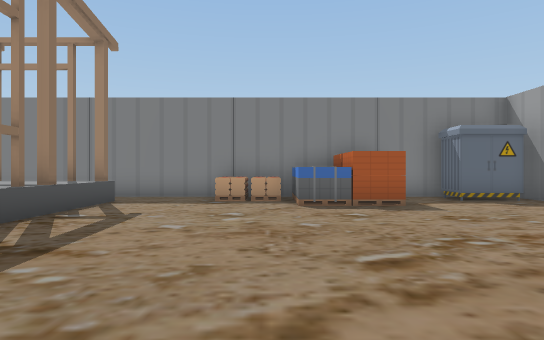
View 1 (above)

24 first-person views from a walk through a 3-D level made in the Unity game engine. The camera is 1.5 m above the floor, looks level and sees 75° across. The floor is counted in squares, 2 m on a side. Each view is taken from the middle of a square. On the plan, view 1 faces up. The plan holds only what a view shows up to about 11 squares ahead; the rest is blank. The place goes on beyond the plan.

View 2
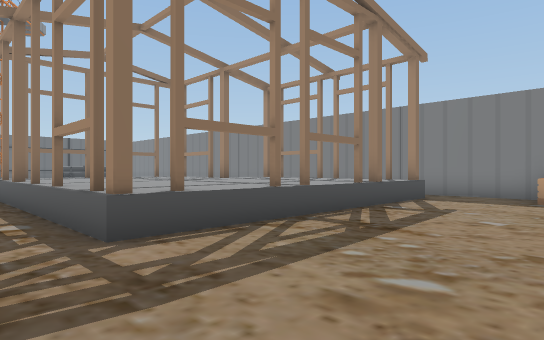

View 3
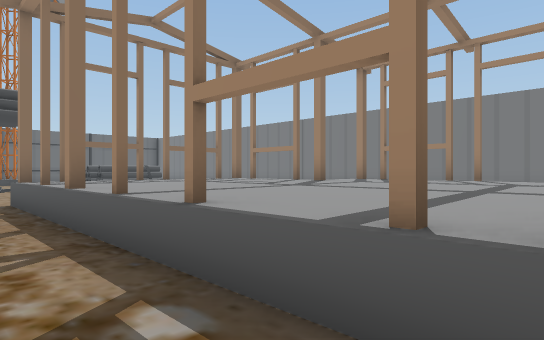

View 4
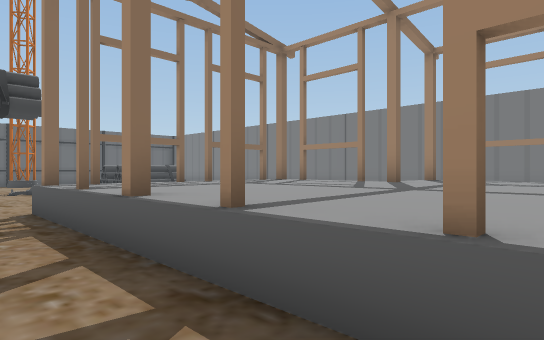

View 5
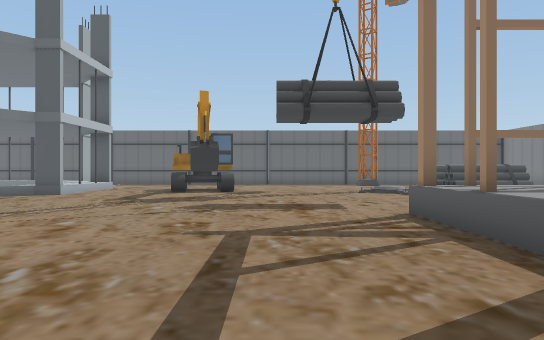

View 6
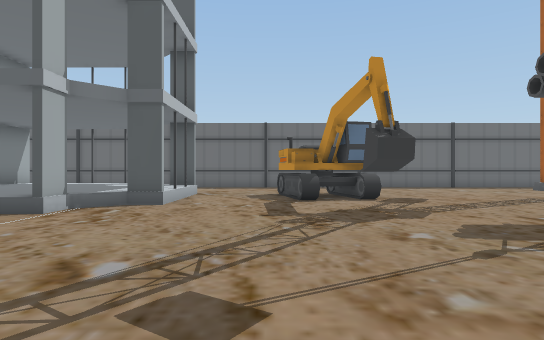

View 7
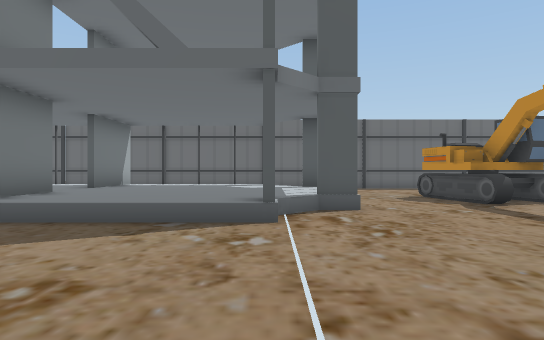

View 8
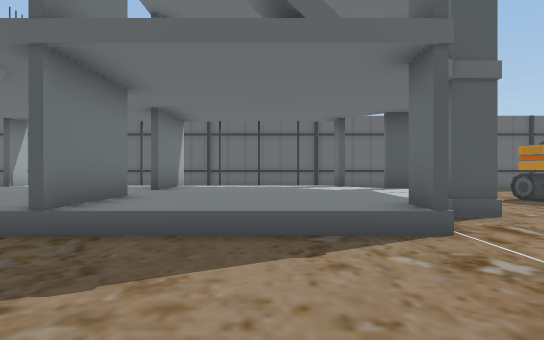

View 9
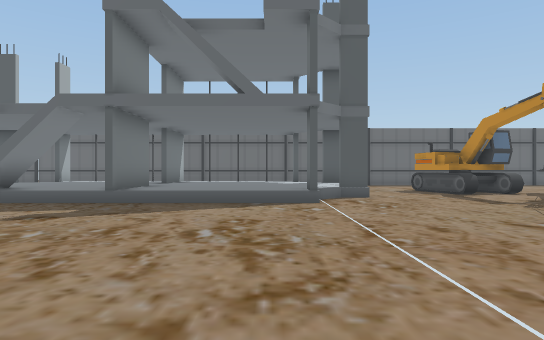

View 10
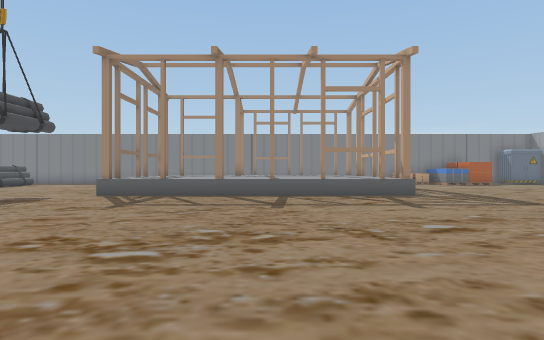

View 11
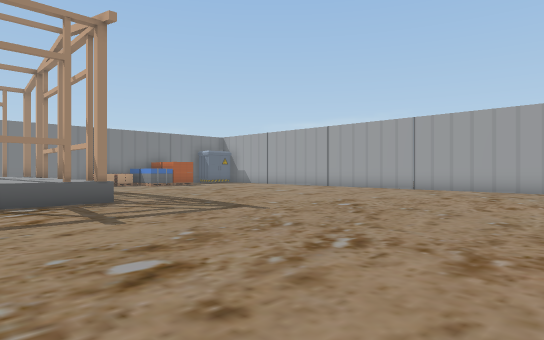

View 12
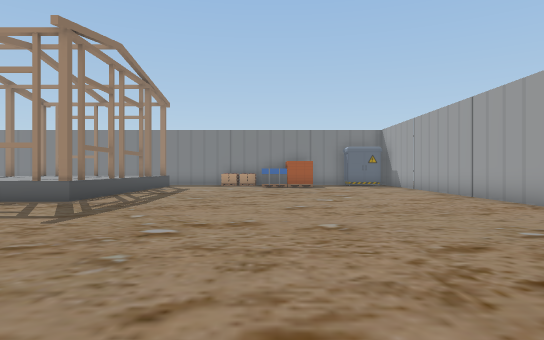

View 13
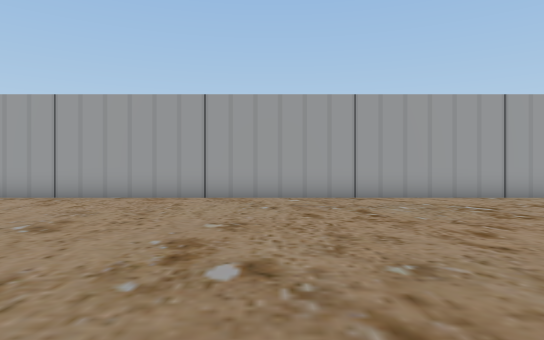

View 14
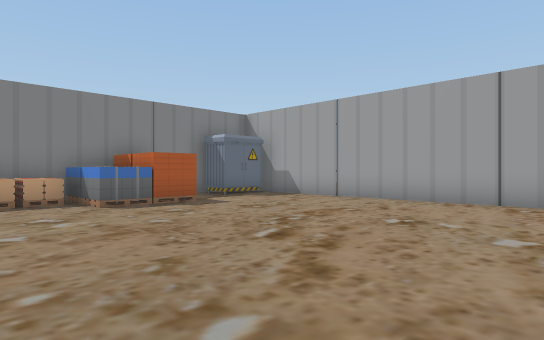

View 15
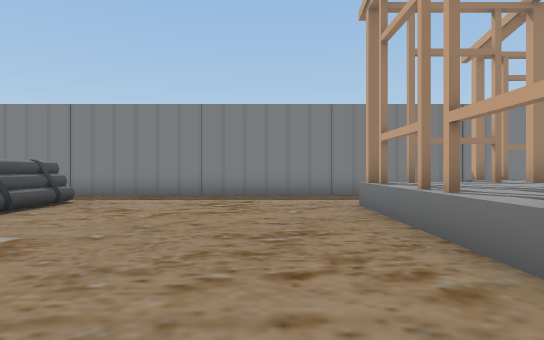

View 16
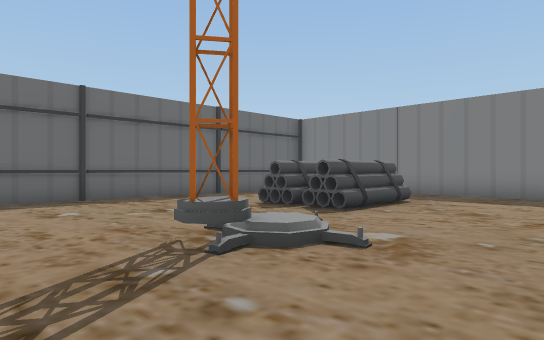

View 17
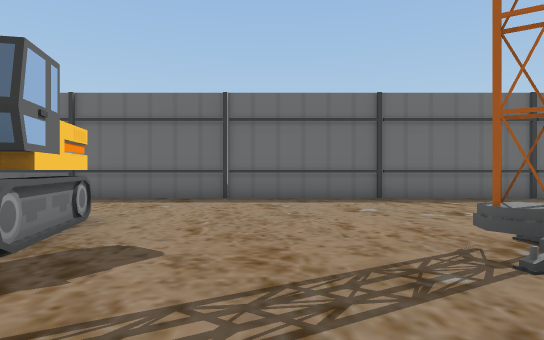

View 18
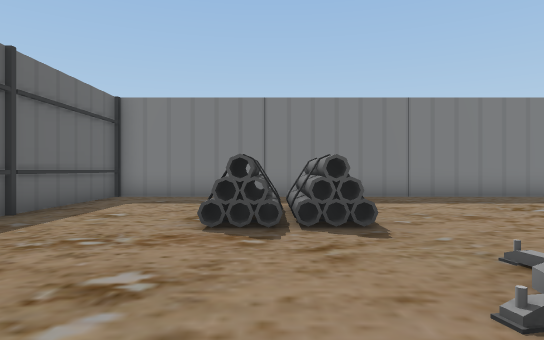

View 19
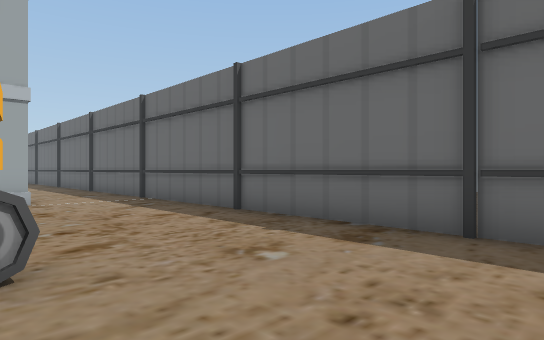

View 20
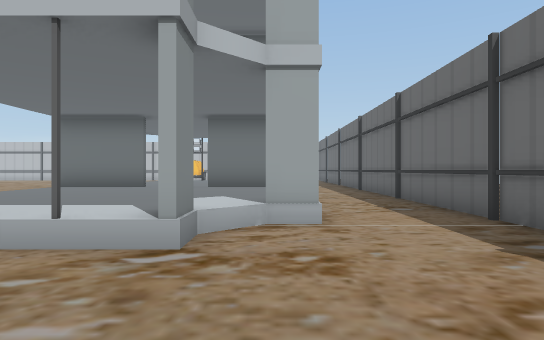

View 21
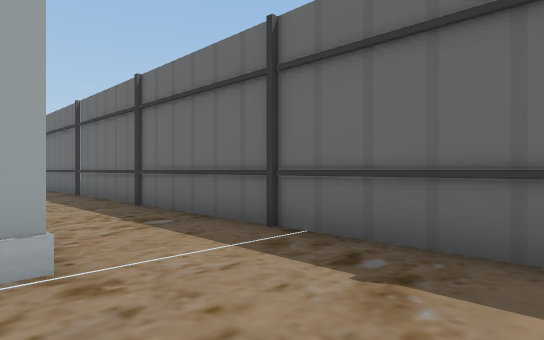

View 22
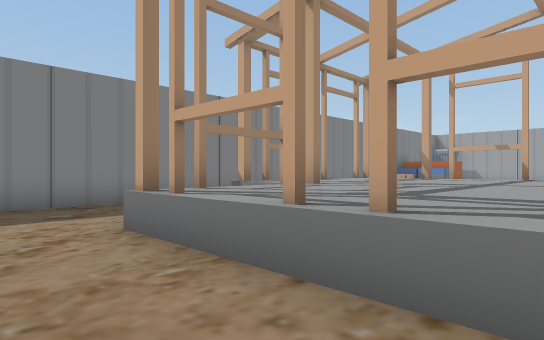

View 23
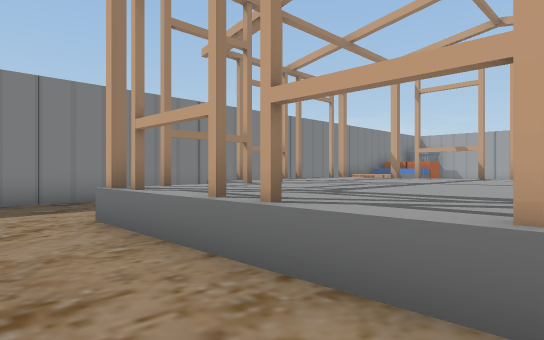

View 24
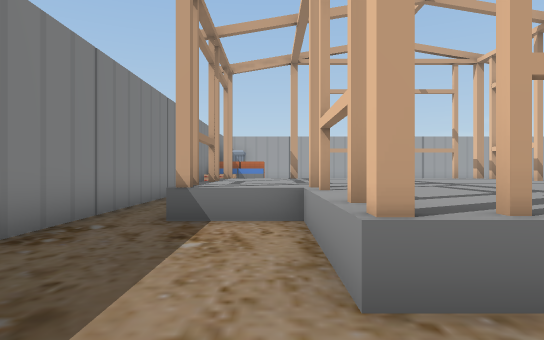

### Floor plan
Points are (right, up) in squares from view 1. A wall is a line through its corners. A room is listed if a view was taken in it or the views show most of it. See-through windows are left out.
Room 1 (views 1, 2, 3, 4, 5, 6, 7, 8, 9, 10, 11, 12, 13, 14, 15, 16, 17, 18, 19, 20, 21, 22, 23, 24)
walls: (-18.6, -4.8) (-18.5, -5.2) (-21.2, -5.8); (-19.6, -3.3) (-19.2, -5.4); (-21.6, -3.9) (-18.9, -3.3) (-18.9, -3.6); (6.6, -11.4) (6.6, 7); (1.8, 9.9) (-25.4, 9.9) (-25.4, -16.5); (4.9, 9.9) (3.8, 9.9); (6.6, 8.5) (6.6, 9.4)
objects: other object (-22, -16) to (-16, -9); other object (-22, 5) to (-22, 7); other object (-21, 5) to (-20, 7); other object (-19, 1) to (-19, 2); other object (-17, -4); other object (-13, 1) to (-4, 8); other object (-1, 9); other object (0, 9); other object (1, 8) to (2, 8); other object (1, 9) to (2, 9); other object (5, 9) to (6, 9)

Where each view was taken, in squares from view 1:
view 1: 0 up, 0 right, facing up
view 2: 1 down, 0 right, facing up-left
view 3: 1 down, 4 left, facing up-left
view 4: 1 down, 6 left, facing up-left
view 5: 2 down, 7 left, facing left
view 6: 6 down, 10 left, facing left
view 7: 10 down, 11 left, facing left
view 8: 12 down, 12 left, facing left
view 9: 11 down, 8 left, facing left
view 10: 10 down, 8 left, facing up
view 11: 8 down, 7 left, facing up-right
view 12: 8 down, 1 right, facing up
view 13: 4 down, 3 left, facing right
view 14: 0 up, 2 left, facing up-right
view 15: 1 down, 15 left, facing up
view 16: 1 down, 16 left, facing up-left
view 17: 1 down, 16 left, facing left
view 18: 0 up, 21 left, facing up
view 19: 1 down, 21 left, facing down-left
view 20: 5 down, 22 left, facing down
view 21: 7 down, 22 left, facing down-left
view 22: 2 up, 15 left, facing up-right
view 23: 1 up, 15 left, facing up-right
view 24: 7 up, 15 left, facing right
